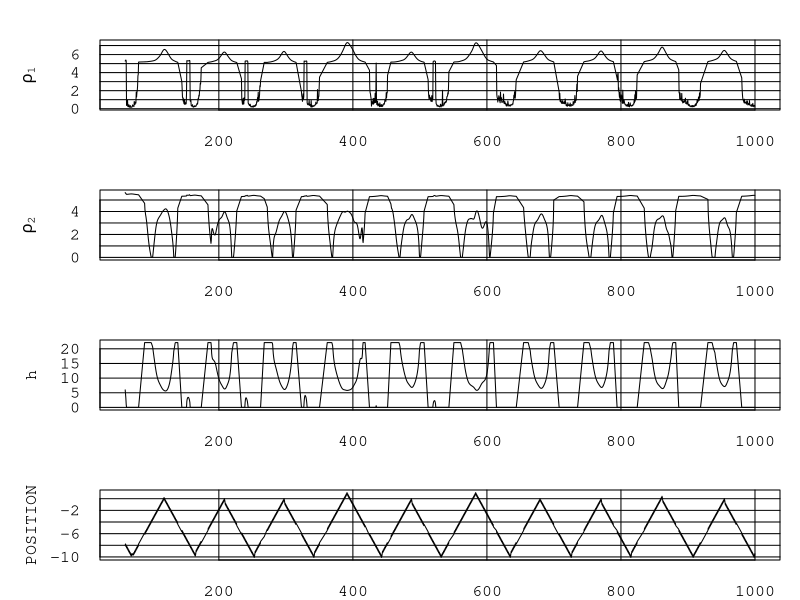

Reproduce this figure in R.
inv <- read.csv("2021-05-12 19-03-11 7 mm inverse.csv")
inv <- inv[60 < inv$TIME & inv$TIME < 1000,]

par(mfrow = c(4, 1), mar = c(2, 5, 2, 1), cex = 1.0, family = 'mono', las = 1, tck = 1)
plot(inv$TIME, inv$rho1, type = 'l', xlab = 'Time, s', ylab = expression(bold(rho[1])))
plot(inv$TIME, inv$rho2, type = 'l', xlab = 'Time, s', ylab = expression(bold(rho[2])))
plot(inv$TIME, inv$h, type = 'l', xlab = 'Time, s', ylab = 'h')
plot(inv$TIME, inv$POSITION, type = 'l', xlab = 'Time, s', ylab = 'POSITION')
